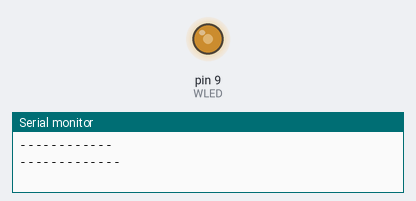
The sketch below on a simulated Arduino Uno, built with avr-gcc and run on an emulated ATmega328P. On the bench: output pins drawn as LEDs (lit = HIGH), the last lines printed to the serial monitor.

Above: at 0.05 s.
At 0.8 s:
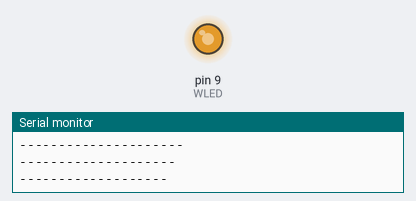
At 1.45 s:
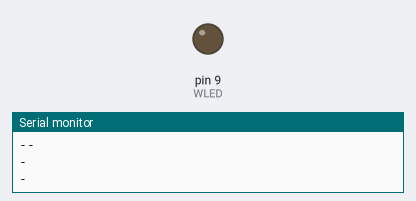
At 1.85 s:
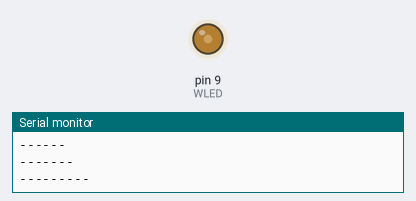
Timing chart, 0 to 4.5 s (numbered marks = the images above):
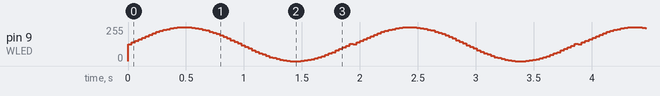

The sketch:

LEDBlink.ino
```cpp
#include "Arduino.h" // includes the Arduino.h library
int WLED = 9; // led pin - 9
int value = 0; // initial brightness of the led
int changeValue = 5; // how much to change the brightness by every tick
int bar = 0; // initial length of the brightness bar that will be printed in Serial.print
float x = 0; // value multiplier

void setup()
{
	pinMode(WLED, OUTPUT); // sets the led pin to output
	Serial.begin(9600); // sets the data rate to 9600 bits/sec
}

void loop()
{

    	for (x=0;x<=6.36;x+=0.1) { // changes multiplier from 0 to 6.36 (2π)
        	value = ((sin(x)+1)*(255/2)); // changes value by multiplier to resemble a sine curve
        	analogWrite(WLED, value); // sets the brightness of the led to value
        	bar = value/10; // sets the length of the bar to value divided by 10
    		// prints the bar
    		for (int i=0; i < bar; i++) {
    			Serial.print("-");
    		}
    		Serial.println(""); // new line
    		delay(30); // delays by 30ms
    	}
}
```
